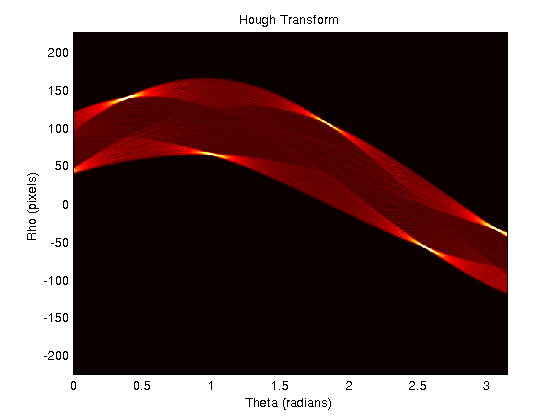
#> input picture data/images/h1.png, 560 x 420 px, found by its file name
$ python run_numba.py
#> lines starting #> are read from the running program, lines starting #| are printed output that depends on the picture; after the words box and inside, x2 and y2 are one past the last pixel; in counts of white or black regions, pixels touching at a corner belong together
### src/image_utils.py
import cv2
import numpy as np


def load_grayscale_image(image_path):
    image = cv2.imread(image_path, cv2.IMREAD_GRAYSCALE)

    if image is None:
        raise ValueError("Could not read image.")

    return image


def compute_edges(image, low_threshold=50, high_threshold=150):
    return cv2.Canny(image, low_threshold, high_threshold)


def draw_detected_lines(original_image, accumulator, rhos, thetas, threshold):
    output = cv2.cvtColor(original_image, cv2.COLOR_GRAY2BGR)

    line_indices = np.argwhere(accumulator >= threshold)

    for rho_idx, theta_idx in line_indices:
        rho = rhos[rho_idx]
        theta = thetas[theta_idx]

        a = np.cos(theta)
        b = np.sin(theta)

        x0 = a * rho
        y0 = b * rho

        x1 = int(x0 + 1000 * (-b))
        y1 = int(y0 + 1000 * a)
        x2 = int(x0 - 1000 * (-b))
        y2 = int(y0 - 1000 * a)

        cv2.line(output, (x1, y1), (x2, y2), (0, 0, 255), 1)

    return output, len(line_indices)

### src/hough_numba.py
import numpy as np
from numba import njit, prange


@njit(parallel=True)
def hough_lines_numba(edge_image, rho_res, theta_res):
    height, width = edge_image.shape
    diagonal = int(np.ceil(np.sqrt(height ** 2 + width ** 2)))

    num_rhos = int((2 * diagonal) / rho_res) + 1
    num_thetas = int(np.pi / theta_res)

    accumulator = np.zeros((num_rhos, num_thetas), dtype=np.int32)

    cos_t = np.empty(num_thetas)
    sin_t = np.empty(num_thetas)

    for theta_idx in range(num_thetas):
        theta = theta_idx * theta_res
        cos_t[theta_idx] = np.cos(theta)
        sin_t[theta_idx] = np.sin(theta)

    for y in prange(height):
        for x in range(width):
            if edge_image[y, x] > 0:
                for theta_idx in range(num_thetas):
                    rho = int(round(x * cos_t[theta_idx] + y * sin_t[theta_idx]))
                    rho_idx = int((rho + diagonal) / rho_res)

                    if 0 <= rho_idx < num_rhos:
                        accumulator[rho_idx, theta_idx] += 1

    rhos = np.empty(num_rhos)
    thetas = np.empty(num_thetas)

    for i in range(num_rhos):
        rhos[i] = -diagonal + i * rho_res

    for i in range(num_thetas):
        thetas[i] = i * theta_res

    return accumulator, rhos, thetas

### src/run_numba.py
import time
import numpy as np
import cv2
import os

from hough_numba import hough_lines_numba
from image_utils import load_grayscale_image, compute_edges, draw_detected_lines


def main():
    image_path = "data/images/h1.png"

    if not os.path.exists(image_path):
        print("Image not found. Add test.jpg in data/images/")
        return

    image = load_grayscale_image(image_path)
#> in load_grayscale_image, `image = cv2.imread(image_path, cv2.IMREAD_GRAYSCALE)`:
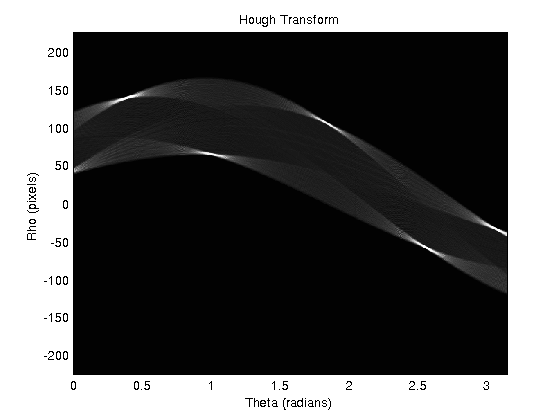
#> image: shape (420, 560); min 0, max 255, mean 97.4
    edges = compute_edges(image)
#> in compute_edges, `return cv2.Canny(image, low_threshold, high_threshold)`:
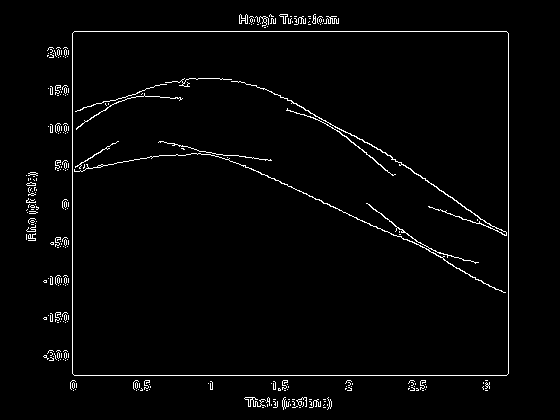
#> returned value: shape (420, 560); 2.3% white in thin lines or dots, all inside (x1, y1, x2, y2) = (26, 14, 509, 410)

    rho_res = 1
    theta_res = np.pi / 180
    threshold = 120

    print("Running first compilation pass...")
    hough_lines_numba(edges, rho_res, theta_res)

    print("Running measured pass...")
    start = time.perf_counter()
    accumulator, rhos, thetas = hough_lines_numba(edges, rho_res, theta_res)
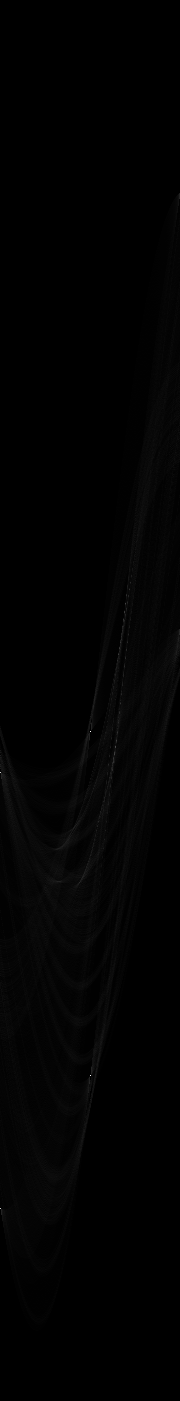
#> accumulator: shape (1401, 180) int32; min 0, max 433, mean 3.8; drawn with min black and max white
#> rhos = 1401 values from -700 to 700; thetas = 180 values from 0 to 3.12
    end = time.perf_counter()

    os.makedirs("results", exist_ok=True)
    result_image, detected_lines = draw_detected_lines(
        image,
        accumulator,
        rhos,
        thetas,
        threshold
    )
#> in draw_detected_lines, `line_indices = np.argwhere(accumulator >= threshold)`: line_indices = [[731, 90], [746, 115], [772, 0], [1075, 90], [1208, 0]]
#> the loop in draw_detected_lines, `for rho_idx, theta_idx in line_indices:` made 5 passes
#> (rho_idx, theta_idx, rho, theta, a, b, x0, y0) on passes 1 to 5: (731, 90, 31, 1.57, 6.12e-17, 1, 1.9e-15, 31), (746, 115, 46, 2.01, -0.423, 0.906, -19.44, 41.69), (772, 0, 72, 0, 1, 0, 72, 0), (1075, 90, 375, 1.57, 6.12e-17, 1, 2.3e-14, 375), (1208, 0, 508, 0, 1, 0, 508, 0)
#> after the loop in draw_detected_lines, `for rho_idx, theta_idx in line_indices:`:
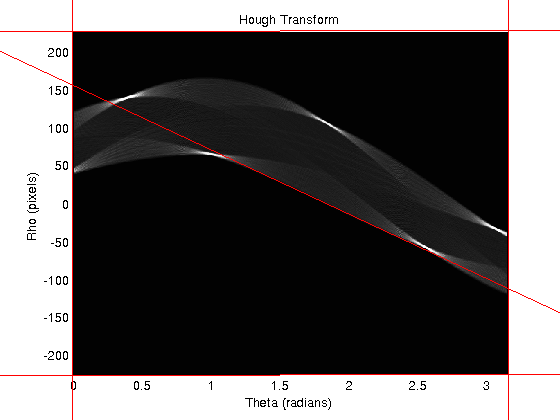
#> output: shape (420, 560, 3); mean B, G, R 95.4, 95.4, 98.1
#> detected_lines = 5

    output_path = "results/numba_detected_lines.jpg"
    cv2.imwrite(output_path, result_image)

    print("\n===== Numba Parallel Hough Transform =====")
    print(f"Image size: {image.shape}")
#| Image size: (420, 560)
    print(f"Edge pixels: {np.count_nonzero(edges)}")
#| Edge pixels: 5331
    print(f"Accumulator size: {accumulator.shape}")
#| Accumulator size: (1401, 180)
    print(f"Execution time: {end - start:.6f} seconds")
    print(f"Maximum votes: {accumulator.max()}")
#| Maximum votes: 433
    print(f"Detected lines: {detected_lines}")
#| Detected lines: 5
    print(f"Saved result: {output_path}")


if __name__ == "__main__":
    main()
